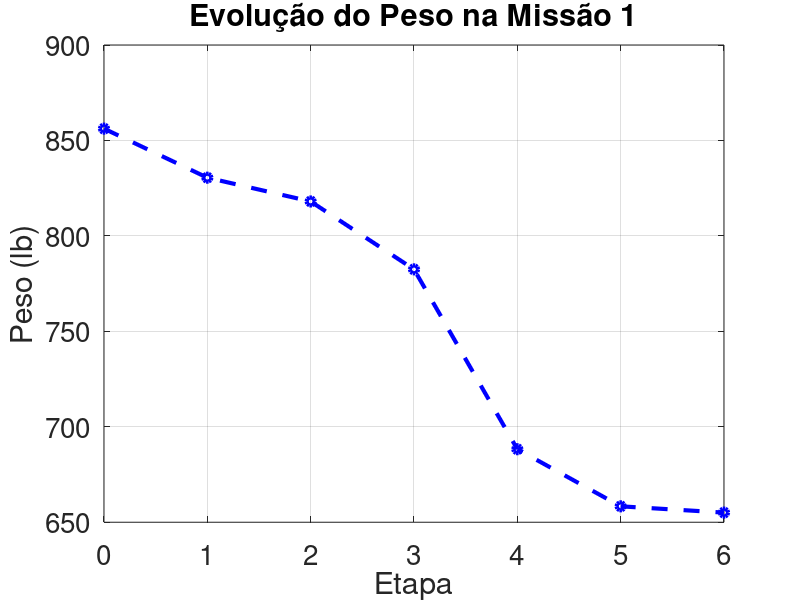

Write MATLAB code to recreate this figure.
clc
close all;
kmh_to_fts = 0.9113446583067 ;
kg_to_lb = 2.2046226218      ;
km_to_ft = 3280.84;

% --- Calculo MTOW da Missão 1 ---

% -- Considerando na missão:
% 0 - 1 Decolagem
% 1 - 2 Climb
% 2 - 3 Cruzeiro de 500 km a 250 km/h
% 3 - 4 Loiter de 2 horas
% 4 - 5 Cruzeiro de 500 km a 250 km/h
% 5 - 6 Pouso

% -- Pré-requisitos:
CP_kg = 5;
CP_lb = CP_kg * kg_to_lb ;
R_km = 500; % Alcance no cruzeiro
R_ft = R_km * km_to_ft;
Vc_kmh = 250; % Velocidade de cruzeiro
Vc_fts = Vc_kmh * kmh_to_fts;
E_h = 4; % Tempo de Loiter
E_s = E_h * 3600; %

h_m = 1000; % altitude de decolagem
l_pista = 150; % comprimento da pista
h_s = 2000; % teto de serviço

v = Vc_kmh/3.6   ; % Velocidade (m/s)
T = 275.1            ; % Temperatura do ar (K)
a = sqrt(1.4*T*287)  ;
M = v/a              ;



% -- Estimativa da aeronave:
Swet_Sref = 3.5;
LD_max = 18;
LD_c = LD_max;
LD_l = 0.866 * LD_max;

C_c_hr = 0.4; %consumo específico cruzeiro
C_c_s = C_c_hr/3600;

C_l_hr = 0.5; %consumo específico cruzeiro
C_l_s = C_l_hr/3600;

A = 1.67;
Kvs = 1;
c = -0.16;

% -- Peso Payload
Wpl = CP_lb;

% -- Peso Vazio
Kvs = 1
%WeW0 = %@(W0)  A*(W0^c) * Kvs;
We = 631.95 % valor código missão 2
% -- Peso Combustível

% W1/W0
W1W0 = 0.970

% W2/W1
W2W1 = 0.985 %1.0065 - 0.0325*M

% W3/W2
W3W2 = exp(-R_ft*C_c_s/(Vc_fts*LD_c))

% W4/W3
W4W3 = exp(-E_s*C_l_s/(LD_l))

% W5/W4
W5W4 = W3W2

% W6/W5
W6W5 = 0.995

WfW0 = 1.06*(1 - W1W0*W2W1*W3W2*W4W3*W5W4*W6W5);

% --- Resolvendo W0
R = @(W0) W0 - (Wpl + WfW0*W0 + We) ;
W0 = fzero(R, 200)

Wf = WfW0*W0


Wf = WfW0*W0
W1 = W1W0*W0
W2 = W2W1*W1
W3 = W3W2*W2
W4 = W4W3*W3
W5 = W5W4*W4
W6 = W6W5*W5
Wf/W0

x = [0,1,2,3,4,5,6];
plot(x,[W0,W1,W2,W3,W4,W5,W6], 'b--o',  'LineWidth', 3)
grid('on')

title('Evolução do Peso na Missão 1', 'FontSize', 25)
xlabel('Etapa', 'FontSize', 25)
ylabel('Peso (lb)', 'FontSize', 25)
set(gca, 'FontSize', 20)  % controla os números dos eixos (ticks)
